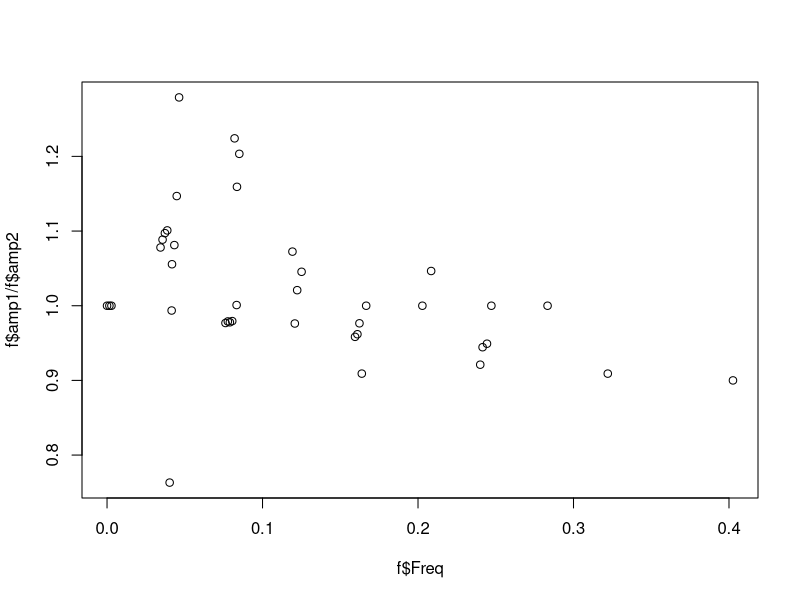

Reproduce this figure in R.
## ---- chunk 1
f <- read.table("foreman.dat",header=TRUE)
plot(f$Freq, f$amp1/f$amp2)
